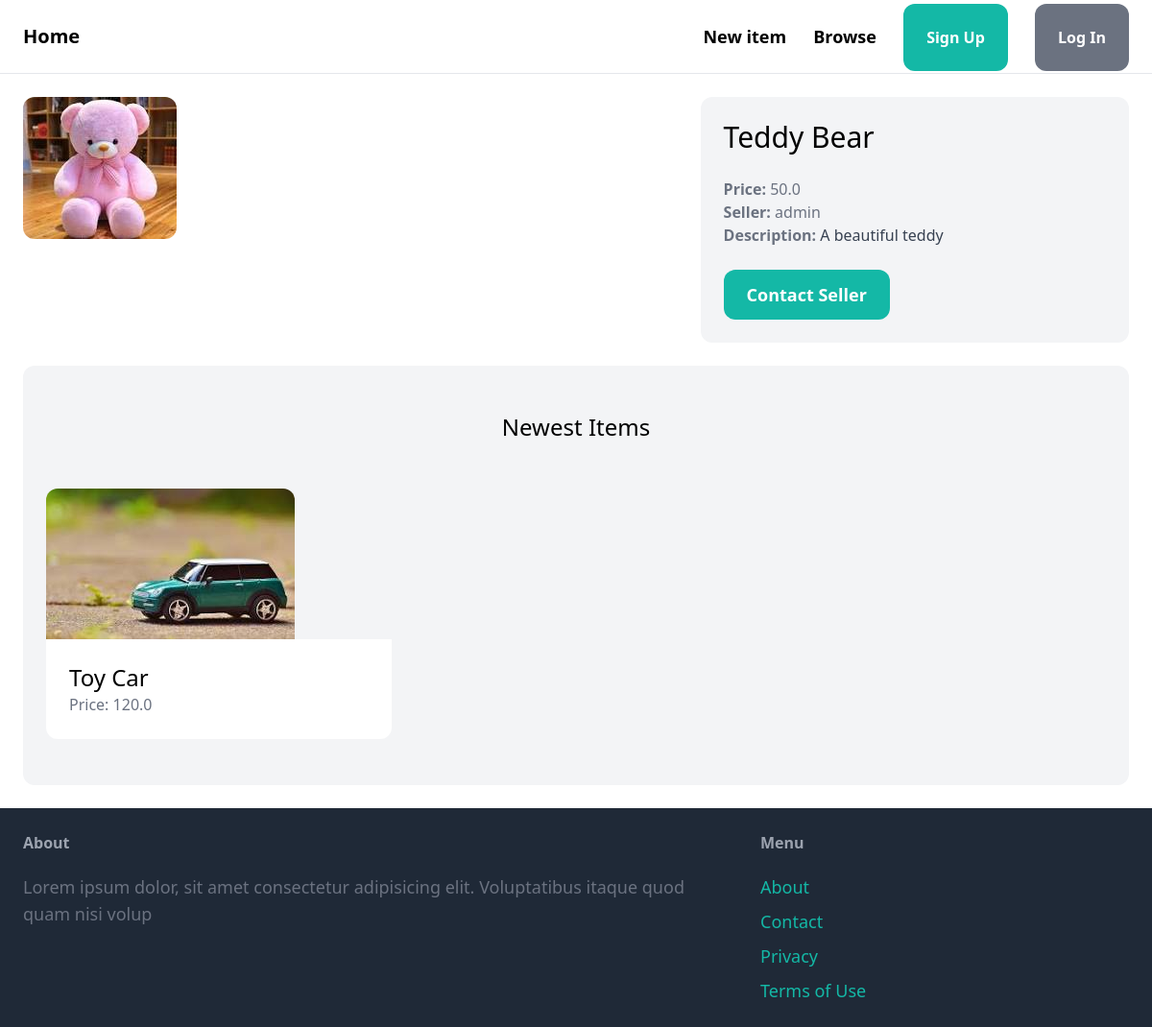
Page /items/1/ on the committed database.
### item/models.py (models this page shows, shortened)
class Item(models.Model):
    category = models.ForeignKey(Category, related_name='items',on_delete=models.CASCADE)
    name = models.CharField(max_length=255)
    description = models.TextField(blank=True,null=True)
    price = models.FloatField()
    image = models.ImageField(upload_to='items_images', blank=True,null=True)
    is_sold = models.BooleanField(default=False)
    created_by = models.ForeignKey(User, related_name='items',on_delete=models.CASCADE)
    created_at = models.DateTimeField(auto_now_add=True)

### item/views.py (the view)
# urls.py: path('<int:pk>/',views.detail,name='detail'),
def detail(request, pk):
    item = get_object_or_404(Item, pk=pk)
    related_items = Item.objects.filter(category = item.category,is_sold=False).exclude(pk=pk)[0:3]
    return render(request, 'item/detail.html', {
        'item':item,
        'related_items':related_items
    })

### item/templates/item/detail.html (shortened to what this page needs)
{% extends 'core/base.html' %}
{% block content %}
<div class="grid grid-cols-5 gap-6">
    <div class="col-span-3">
        <img src="{{ item.image.url }}" class="rounded-xl">
    </div>
    <div class="col-span-2 p-6 bg-gray-100 rounded-xl">
        <h1 class="mb-6 text-3xl">{{ item.name }}</h1>
        <p class="text-gray-500"><strong>Price: </strong>{{ item.price }}</p>
        <p class="text-gray-500"><strong>Seller: </strong>{{ item.created_by }}</p>
        {% if item.description %}
        <p class="text-gray-700">
            <strong class="text-gray-500">Description: </strong>
            {{ item.description }}
        </p>
        {% endif %}
        <a href="#"
            class="inline-block mt-6 px-6 py-3 text-lg font-semibold bg-teal-500 text-white hover:bg-teal-700 rounded-xl">Contact
            Seller</a>
    </div>
</div>
<div class="mt-6 px-6 py-12 bg-gray-100 rounded-xl">
    <h2 class="mb-12 text-2xl text-center">Newest Items</h2>
    <div class="grid grid-cols-3 gap-3">
        {% for item in related_items %}
        <div>
            <a href="{% url 'item:detail' item.id %}">
                <div>
                    <img src="{{ item.image.url }}" class="rounded-t-xl">
                </div>
                <div class="p-6 bg-white rounded-b-xl">
                    <h2 class="text-2xl">{{ item.name }}</h2>
                    <p class="text-gray-500">Price: {{ item.price }}</p>
                </div>
            </a>
        </div>
        {% endfor %}
    </div>
</div>
{% endblock %}

### rows in the picture
Item: image (picture), name "Teddy Bear", price "50.0", created_by "admin", description "A beautiful teddy"
Item: image (picture), name "Toy Car", price "120.0"
